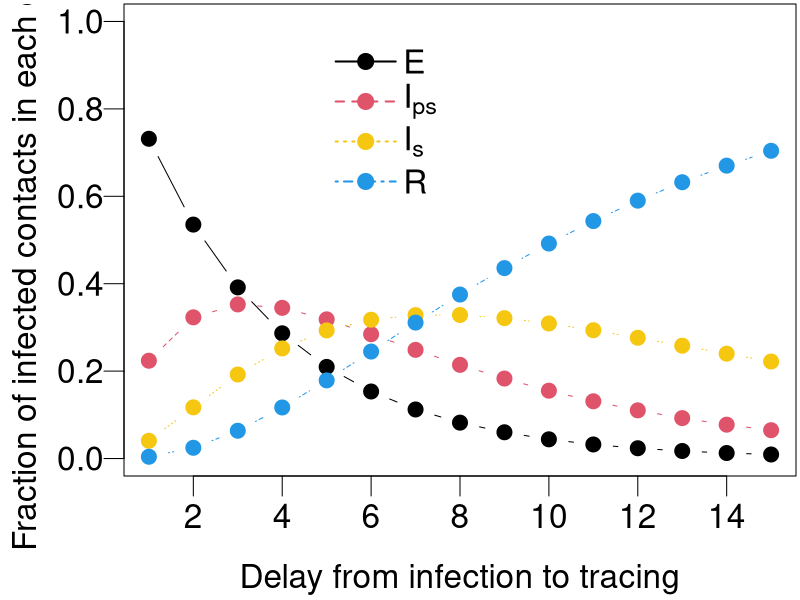

Generate this figure with R:
t_ms=1/c(1:15) #testing delays
q_E_Ips=1/3.2
q_Ips_Is=1/2.3
gamma_Is=1/5
f_Eps=exp(-q_E_Ips*1/t_ms);#f_Eps #frac remaining in E that hasn't left; decays w/ time
#     frac left E*    frac hasn't left Ips
f_Ips=(1-f_Eps)*(exp(-(1/t_ms)/(1/q_E_Ips+1/q_Ips_Is)));#f_Ips
f_ms1=(1-f_Ips-f_Eps)*(exp(-(1/t_ms)/(1/q_E_Ips+1/q_Ips_Is+1/gamma_Is)));#f_ms1
f_R=(1-f_Ips-f_Eps-f_ms1);#f_R
tab1=data.frame(delay=1/t_ms,E=f_Eps,I_ps=f_Ips,I_s=f_ms1,R=f_R);#tab1
#pdf("Fig S2.pdf",width=10,height=8)
tiff("Fig S2.tif",width=10,height=8,units="in",res=300,compression = "lzw")
par(mfcol=c(1,1),mar=c(3, 3, 0, 0),mgp=c(2.,.5,0),oma = c(rep(0.1,4)),cex=2)
matplot(x=1/t_ms,y=cbind(f_Eps,f_Ips,f_ms1,f_R),type="b",ylim=c(0,1),pch=19,col=c(1,2,7,4),las=1,
        xlab="Delay from infection to tracing",ylab="Fraction of infected contacts in each class")
legend(5,1,c("E",expression(I[ps]),expression(I[s]),"R"),col=c(1,2,7,4),lty=1:4,bty="n",pch=19,x.intersp=.25,lwd=2)
dev.off()